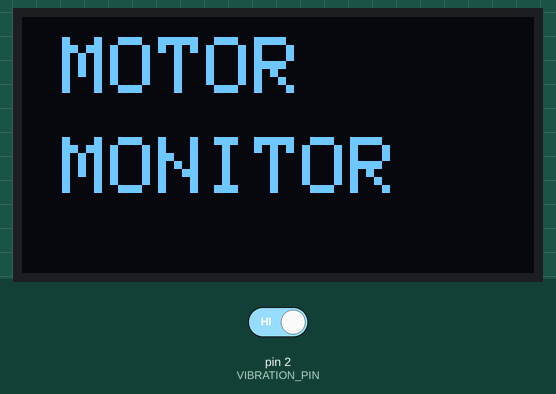
Simulated run of this sketch. Board: Arduino Uno, built with avr-gcc and run on an emulated ATmega328P. Shown: 128×64 one-colour display. The test bench sets the inputs (shaded band); at power-on: pin 2 (VIBRATION_PIN) HIGH.

Above: at 0.1 s.
At 3.1 s:
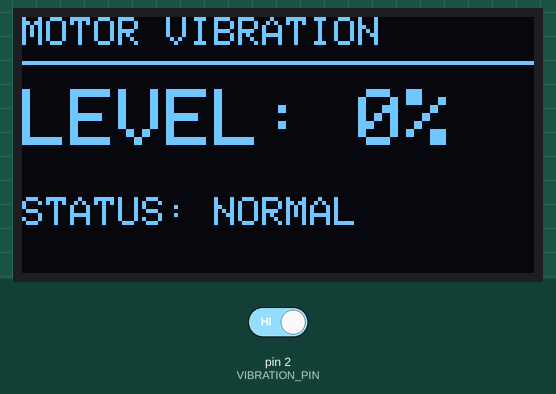
3.2 s: pin 2 (VIBRATION_PIN) driven LOW
At 3.9 s:
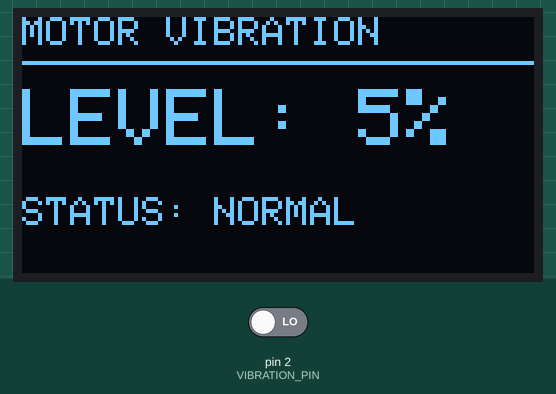
Timing chart, 0 to 6.2 s (numbered marks = the images above; inputs shaded):
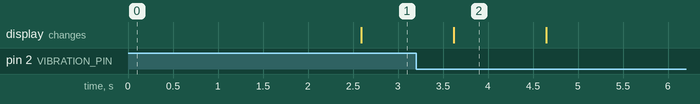

The sketch:

Motor_Vibration_Monitor.ino
```cpp
#include <Wire.h>
#include <Adafruit_GFX.h>
#include <Adafruit_SSD1306.h>

#define SCREEN_WIDTH 128
#define SCREEN_HEIGHT 64

#define VIBRATION_PIN 2

Adafruit_SSD1306 display(SCREEN_WIDTH, SCREEN_HEIGHT, &Wire, -1);

unsigned long previousTime = 0;
unsigned long vibrationCount = 0;

int previousState = HIGH;

void setup()
{
  pinMode(VIBRATION_PIN, INPUT);

  display.begin(SSD1306_SWITCHCAPVCC, 0x3C);

  display.clearDisplay();
  display.setTextColor(SSD1306_WHITE);

  display.setTextSize(2);
  display.setCursor(10, 5);
  display.println("MOTOR");

  display.setCursor(10, 30);
  display.println("MONITOR");

  display.display();

  delay(1500);

  previousTime = millis();
}

void loop()
{
  int currentState = digitalRead(VIBRATION_PIN);

  // Detect vibration event
  if (currentState == LOW && previousState == HIGH)
  {
    vibrationCount++;
  }

  previousState = currentState;

  // Update display every 1 second
  if (millis() - previousTime >= 1000)
  {
    int vibrationLevel = vibrationCount * 5;

    if (vibrationLevel > 100)
    {
      vibrationLevel = 100;
    }

    display.clearDisplay();

    display.setTextSize(1);
    display.setCursor(0, 0);
    display.println("MOTOR VIBRATION");

    display.drawLine(0, 11, 127, 11, SSD1306_WHITE);

    display.setTextSize(2);
    display.setCursor(0, 18);
    display.print("LEVEL: ");
    display.print(vibrationLevel);
    display.println("%");

    display.setTextSize(1);
    display.setCursor(0, 45);

    if (vibrationLevel < 30)
    {
      display.println("STATUS: NORMAL");
    }
    else if (vibrationLevel < 70)
    {
      display.println("STATUS: WARNING");
    }
    else
    {
      display.println("STATUS: FAULT");
    }

    display.display();

    vibrationCount = 0;
    previousTime = millis();
  }
}
```

Measured:
- after the input at 3.2 s, the display: changes after 0.42 s (image 2)
- what the display in image 2 shows lasts 1.0 s, from 3.6 s to 4.6 s
